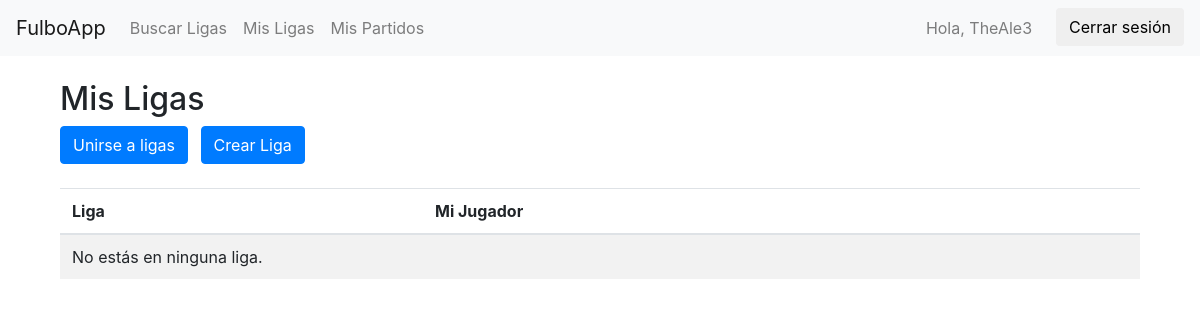
The page /AppFulbo/mis_ligas/ (signed in) on the database as committed earlier.
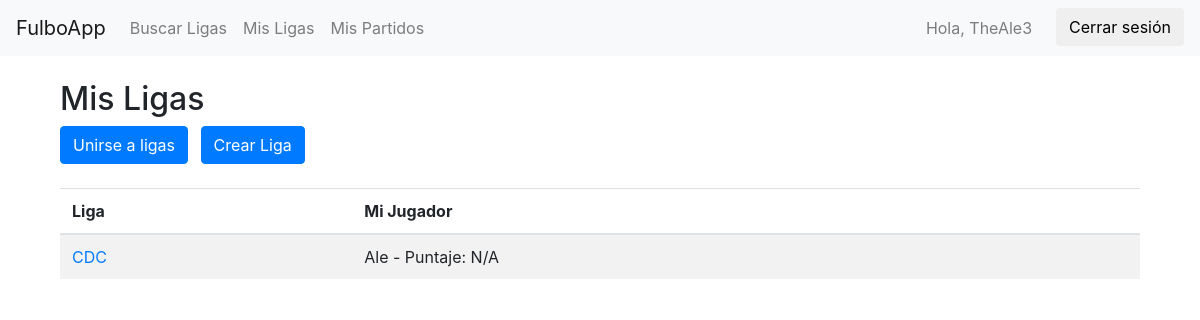
The same page on the database as committed later.
### AppFulbo/models.py (models this page shows, shortened)
class Liga(models.Model):
    nombre_liga= models.CharField(max_length=15,unique=True)

class Jugador(models.Model):
    OPCIONES = [
        ('1', 'Arquero'),
        ('2', 'Defensor'),
        ('3', 'Mediocampista'),
        ('4', 'Delantero'),
    ]
    usuario = models.ForeignKey(settings.AUTH_USER_MODEL, null=True, blank=True, on_delete=models.CASCADE)
    apodo = models.CharField(max_length=15)
    posicion = models.CharField(max_length=1, choices=OPCIONES, null=True, blank=True)
    liga = models.ForeignKey(Liga, on_delete=models.CASCADE, related_name="jugadores")  # Liga a la que pertenece

### AppFulbo/views.py (the view)
# urls.py: path('mis_ligas/',views.mis_ligas, name='mis_ligas'),
@login_required
def mis_ligas(request):
    jugadores = Jugador.objects.filter(usuario=request.user)
    ligas_con_jugador = []
    for jugador in jugadores:
        liga = jugador.liga
        liga.mi_jugador = jugador  # Agregamos el jugador a la instancia de liga
        ligas_con_jugador.append(liga)
    context = {
        'ligas': ligas_con_jugador
    }
    return render(request, 'AppFulbo/mis_ligas.html', context)

### AppFulbo/templates/AppFulbo/mis_ligas.html
{% extends 'AppFulbo/base.html' %}
{% block content %}
<div class="container mt-4">
    <h2>Mis Ligas</h2>
    <a class="btn btn-primary" href="{% url 'buscar_ligas' %}">Unirse a ligas</a>
    <a class="btn btn-primary ml-2" href="{% url 'crear_liga' %}">Crear Liga</a>
    <br></br>
    <table class="table table-striped">
        <thead>
            <tr>
                <th>Liga</th>
                <th>Mi Jugador</th>
            </tr>
        </thead>
        <tbody>
            {% for liga in ligas %}
            <tr>
                <td><a href="{% url 'ver_liga' liga.id %}">{{ liga.nombre_liga }}</a></td>
                <td>
                    {{ liga.mi_jugador.apodo }}
                    {% if liga.mi_jugador.puntaje %}
                        - Puntaje: {{ liga.mi_jugador.puntaje }}
                    {% else %}
                        - Puntaje: N/A
                    {% endif %}
                </td>
            </tr>
            {% empty %}
            <tr>
                <td colspan="2">No estás en ninguna liga.</td>
            </tr>
            {% endfor %}
        </tbody>
    </table>
</div>
{% endblock %}

Rows that differ between the two databases and show on the page:
added Liga: nombre_liga "CDC", mi_jugador.apodo "Ale", shows "- Puntaje: N/A"
Other text that changed with them:
text no longer shown: "No estás en ninguna liga."
